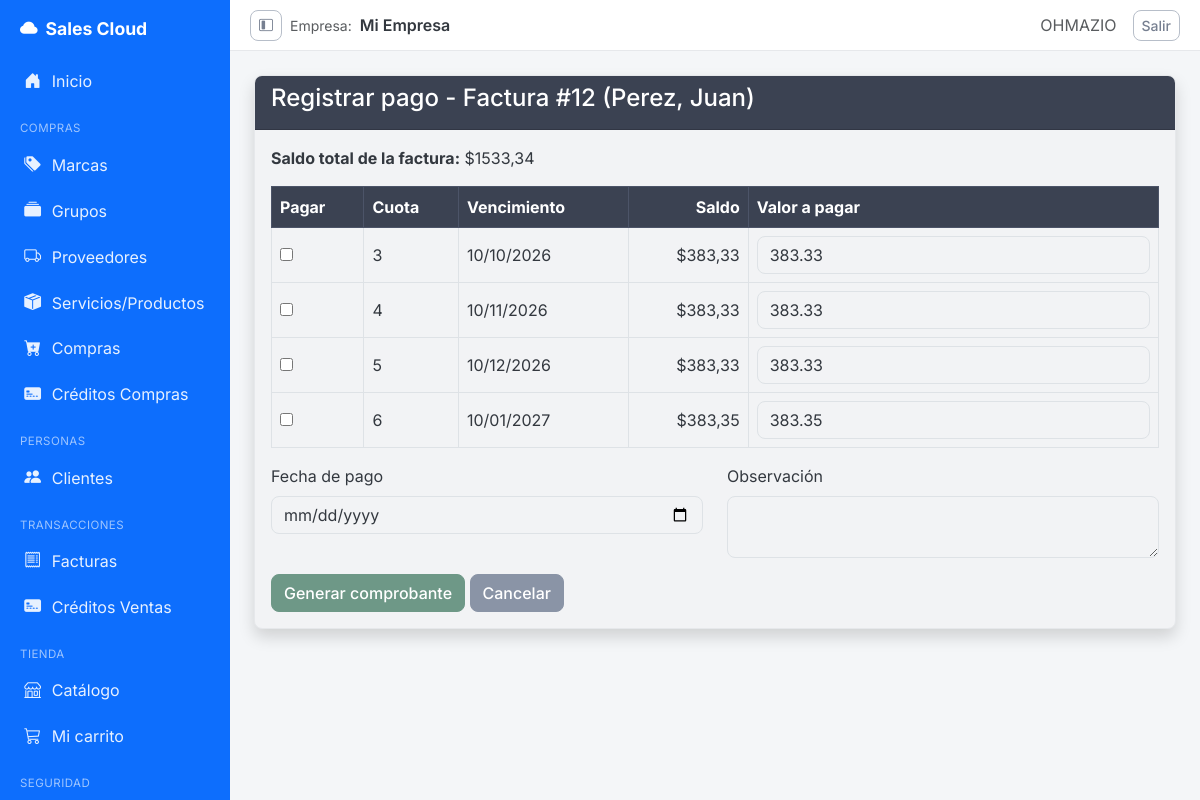
Screenshot of /creditos/facturas/12/pagos/nuevo/ (signed in) with the database file from the repository.
### billing/models.py (models this page shows, shortened)
class Invoice(models.Model):
    TIPO_PAGO_CONTADO = 'CONTADO'
    TIPO_PAGO_CREDITO = 'CREDITO'
    TIPO_PAGO_CHOICES = [
        (TIPO_PAGO_CONTADO, 'Contado'),
        (TIPO_PAGO_CREDITO, 'Crédito'),
    ]
    ESTADO_PENDIENTE = 'PENDIENTE'
    ESTADO_PAGADA = 'PAGADA'
    ESTADO_CHOICES = [
        (ESTADO_PENDIENTE, 'Pendiente'),
        (ESTADO_PAGADA, 'Pagada'),
    ]
    customer = models.ForeignKey(Customer, on_delete=models.PROTECT, related_name='invoices')
    invoice_date = models.DateTimeField(auto_now_add=True)
    subtotal = models.DecimalField(max_digits=12, decimal_places=2, default=0)
    tax = models.DecimalField(max_digits=12, decimal_places=2, default=0)
    total = models.DecimalField(max_digits=12, decimal_places=2, default=0)
    is_active = models.BooleanField(default=True)
    tipo_pago = models.CharField(max_length=10, choices=TIPO_PAGO_CHOICES, default=TIPO_PAGO_CONTADO)
    saldo = models.DecimalField(max_digits=10, decimal_places=2, default=0)
    estado = models.CharField(max_length=10, choices=ESTADO_CHOICES, default=ESTADO_PENDIENTE)
    class Meta:
        ordering = ['-invoice_date']
        permissions = [
            ('export_invoice', 'Can export invoice'),
            ('print_invoice', 'Can print invoice'),
        ]

class Customer(models.Model):
    DOCUMENT_CEDULA = 'CEDULA'
    DOCUMENT_RUC = 'RUC'
    DOCUMENT_CHOICES = [
        (DOCUMENT_CEDULA, 'Cédula'),
        (DOCUMENT_RUC, 'RUC'),
    ]
    dni = models.CharField(max_length=13, unique=True, verbose_name='DNI/RUC', validators=[validate_cedula_ec])
    document_type = models.CharField(max_length=10, choices=DOCUMENT_CHOICES, default=DOCUMENT_CEDULA, blank=True)
    business_name = models.CharField(max_length=200, blank=True, null=True, verbose_name='Razón Social')
    first_name = models.CharField(max_length=100)
    last_name = models.CharField(max_length=100)
    email = models.EmailField(blank=True, null=True)
    phone = models.CharField(max_length=20, blank=True, null=True)
    address = models.TextField(blank=True, null=True)
    is_active = models.BooleanField(default=True)
    created_at = models.DateTimeField(auto_now_add=True)
    updated_at = models.DateTimeField(auto_now=True)
    class Meta:
        ordering = ['last_name', 'first_name']
        permissions = [
            ('export_customer', 'Can export customer'),
            ('print_customer', 'Can print customer'),
        ]
    def __str__(self): return f'{self.last_name}, {self.first_name}'

### creditos_ventas/models.py (models this page shows, shortened)
class CuotaVenta(models.Model):
    ESTADO_PENDIENTE = 'PENDIENTE'
    ESTADO_PAGADA = 'PAGADA'
    ESTADO_CHOICES = [
        (ESTADO_PENDIENTE, 'Pendiente'),
        (ESTADO_PAGADA, 'Pagada'),
    ]
    factura = models.ForeignKey(Invoice, on_delete=models.PROTECT, related_name='cuotas')
    numero = models.PositiveIntegerField()
    fecha_vencimiento = models.DateField()
    valor = models.DecimalField(max_digits=10, decimal_places=2)
    saldo = models.DecimalField(max_digits=10, decimal_places=2)
    estado = models.CharField(max_length=10, choices=ESTADO_CHOICES, default=ESTADO_PENDIENTE)
    class Meta:
        verbose_name = 'Cuota de Venta'
        verbose_name_plural = 'Cuotas de Venta'
        ordering = ['factura', 'numero']
        unique_together = [('factura', 'numero')]

### creditos_ventas/views.py (the view, shortened to what this page needs)
# urls.py: path('facturas/<int:pk>/pagos/nuevo/', views.RegistrarPagoUnificadoView.as_view(), name='registrar_pago_unificado'),
class RegistrarPagoUnificadoView(LoginRequiredMixin, PermissionRequiredMixin, FormView):
    form_class = PagoUnificadoForm
    template_name = 'creditos_ventas/pago_unificado_form.html'
    permission_required = 'billing.change_invoice'
    permission_redirect_url = 'creditos_ventas:factura_list'
    def dispatch(self, request, *args, **kwargs):
        self.factura = get_object_or_404(Invoice, pk=kwargs['pk'])
        if not self.factura.cuotas.filter(estado=CuotaVenta.ESTADO_PENDIENTE).exists():
            messages.info(request, 'Esta factura no tiene cuotas pendientes de pago.')
            return redirect('creditos_ventas:factura_detail', pk=self.factura.pk)
        return super().dispatch(request, *args, **kwargs)
    def get_form_kwargs(self):
        kwargs = super().get_form_kwargs()
        kwargs['factura'] = self.factura
        return kwargs
    def get_context_data(self, **kwargs):
        context = super().get_context_data(**kwargs)
        context['factura'] = self.factura
        form = context['form']
        context['filas'] = [(cuota, form[f'pagar_{cuota.id}'], form[f'valor_{cuota.id}']) for cuota in form.cuotas]
        return context

### creditos_ventas/forms.py (shortened to what this page needs)
class PagoUnificadoForm(forms.Form):
    fecha = forms.DateField(
        label='Fecha de pago',
        widget=forms.DateInput(attrs={'class': 'form-control', 'type': 'date'}),
    )
    observacion = forms.CharField(
        required=False, label='Observación',
        widget=forms.Textarea(attrs={'class': 'form-control', 'rows': 2}),
    )
    def __init__(self, *args, factura=None, **kwargs):
        super().__init__(*args, **kwargs)
        self.factura = factura
        self.cuotas = list(factura.cuotas.filter(estado=CuotaVenta.ESTADO_PENDIENTE).order_by('numero'))
        for cuota in self.cuotas:
            self.fields[f'pagar_{cuota.id}'] = forms.BooleanField(
                required=False, label=f'Cuota {cuota.numero}',
            )
            self.fields[f'valor_{cuota.id}'] = forms.DecimalField(
                required=False, max_digits=10, decimal_places=2, initial=cuota.saldo,
                widget=forms.NumberInput(attrs={'class': 'form-control', 'step': '0.01'}),
            )

### security/templatetags/security_tags.py (called while the page is built)
@register.filter(name='has_group')
def has_group(user, group_name):
    if not user.is_authenticated:
        return False
    if user.is_superuser:      # el superusuario ve todo
        return True
    return user.groups.filter(name=group_name).exists()

### shared/mixins.py (called while the page is built)
    def dispatch(self, request, *args, **kwargs):
        if not request.user.has_perm(self.permission_required):
            messages.error(request, self.permission_error_message)
            return redirect(self.permission_redirect_url)
        return super().dispatch(request, *args, **kwargs)

### storefront/context_processors.py (called while the page is built)
def cart(request):
    return {'cart': Cart(request)}

### creditos_ventas/templates/creditos_ventas/pago_unificado_form.html (shortened to what this page needs)
{% extends 'billing/base_sidebar.html' %}
{% block content %}
<div class="card shadow mb-4">
  <div class="card-header bg-dark text-white">
    <h4>Registrar pago - Factura #{{ factura.id }} ({{ factura.customer }})</h4>
  </div>
  <div class="card-body">
    <p><strong>Saldo total de la factura:</strong> ${{ factura.saldo }}</p>
    <form method="post">
      <table class="table table-bordered align-middle">
        <thead class="table-dark">
          <tr>
            <th>Pagar</th><th>Cuota</th><th>Vencimiento</th>
            <th class="text-end">Saldo</th><th>Valor a pagar</th>
          </tr>
        </thead>
        <tbody>
          {% for cuota, pagar_field, valor_field in filas %}
          <tr>
            <td>{{ pagar_field }}</td>
            <td>{{ cuota.numero }}</td>
            <td>{{ cuota.fecha_vencimiento|date:"d/m/Y" }}</td>
            <td class="text-end">${{ cuota.saldo }}</td>
            <td>
              {{ valor_field }}
            </td>
          </tr>
          {% empty %}
          <tr><td colspan="5" class="text-center">No hay cuotas pendientes.</td></tr>
          {% endfor %}
        </tbody>
      </table>
      <div class="row mb-3">
        <div class="col-md-6">
          <label class="form-label">{{ form.fecha.label }}</label>
          {{ form.fecha }}
        </div>
        <div class="col-md-6">
          <label class="form-label">{{ form.observacion.label }}</label>
          {{ form.observacion }}
        </div>
      </div>
      <button type="submit" class="btn btn-success">Generar comprobante</button>
      <a href="{% url 'creditos_ventas:factura_detail' factura.pk %}" class="btn btn-secondary">Cancelar</a>
    </form>
  </div>
</div>
{% endblock %}

### billing/templates/billing/base_sidebar.html (shortened to what this page needs)
{% load security_tags %}
{% load static %}
<!DOCTYPE html>
<html lang="es">
<head>
  <link href="https://cdn.jsdelivr.net/npm/bootstrap@5.3.0/dist/css/bootstrap.min.css" rel="stylesheet">
  <link rel="stylesheet" href="https://cdn.jsdelivr.net/npm/bootstrap-icons@1.11.1/font/bootstrap-icons.css">
  <link rel="stylesheet" href="{% static 'css/theme.css' %}">
</head>
<body>
<aside class="app-sidebar" id="appSidebar">
  <a class="brand" href="{% url 'billing:home' %}"><i class="bi bi-cloud-fill"></i><span>Sales Cloud</span></a>
  <nav class="nav flex-column">
    <a class="nav-link" href="{% url 'billing:home' %}" title="Inicio"><i class="bi bi-house-door-fill"></i><span>Inicio</span></a>
    {% if user.is_authenticated %}
    {% if user|has_group:'Analista de Compras' or user|has_group:'Administrador' %}
    <div class="nav-section-title">Compras</div>
    <a class="nav-link" href="{% url 'billing:brand_list' %}" title="Marcas"><i class="bi bi-tags-fill"></i><span>Marcas</span></a>
    <a class="nav-link" href="{% url 'billing:productgroup_list' %}" title="Grupos"><i class="bi bi-collection-fill"></i><span>Grupos</span></a>
    <a class="nav-link" href="{% url 'billing:supplier_list' %}" title="Proveedores"><i class="bi bi-truck"></i><span>Proveedores</span></a>
    <a class="nav-link" href="{% url 'billing:product_list' %}" title="Servicios/Productos"><i class="bi bi-box-seam-fill"></i><span>Servicios/Productos</span></a>
    <a class="nav-link" href="{% url 'purchasing:purchase_list' %}" title="Compras"><i class="bi bi-cart-plus-fill"></i><span>Compras</span></a>
    <a class="nav-link" href="{% url 'creditos_compras:compra_list' %}" title="Créditos Compras"><i class="bi bi-credit-card-2-front-fill"></i><span>Créditos Compras</span></a>
    {% endif %}
    {% if user|has_group:'Vendedor' or user|has_group:'Administrador' %}
    <div class="nav-section-title">Personas</div>
    <a class="nav-link" href="{% url 'billing:customer_list' %}" title="Clientes"><i class="bi bi-people-fill"></i><span>Clientes</span></a>
    <div class="nav-section-title">Transacciones</div>
    <a class="nav-link" href="{% url 'billing:invoice_list' %}" title="Facturas"><i class="bi bi-receipt"></i><span>Facturas</span></a>
    <a class="nav-link" href="{% url 'creditos_ventas:factura_list' %}" title="Créditos Ventas"><i class="bi bi-credit-card-2-front-fill"></i><span>Créditos Ventas</span></a>
    {% endif %}
    {% if user|has_group:'Cliente' %}
    <div class="nav-section-title">Tienda</div>
    <a class="nav-link" href="{% url 'storefront:catalog' %}" title="Catálogo"><i class="bi bi-shop"></i><span>Catálogo</span></a>
    <a class="nav-link" href="{% url 'storefront:cart_detail' %}" title="Mi carrito"><i class="bi bi-cart3"></i><span>Mi carrito</span></a>
    {% endif %}
    {% if user|has_group:'Administrador' %}
    <div class="nav-section-title">Seguridad</div>
    {% endif %}
    {% endif %}
  </nav>
</aside>
<div class="app-main">
  <header class="app-topbar">
    <div class="d-flex align-items-center gap-2">
      <button class="btn btn-sm btn-outline-secondary d-none d-md-inline-flex" type="button"
              id="sidebarToggle" title="Colapsar/expandir menú">
        <i class="bi bi-layout-sidebar-inset"></i>
      </button>
      <span class="text-muted small">Empresa:</span>
      <span class="fw-semibold">{{ request.session.company_name|default:"Mi Empresa" }}</span>
    </div>
    <div class="d-flex align-items-center gap-3">
      {% if user.is_authenticated %}
        <span class="text-muted">{{ user.username|upper }}</span>
        <form method="post" action="{% url 'logout' %}" class="d-inline">
          <button type="submit" class="btn btn-sm btn-outline-secondary">Salir</button>
        </form>
      {% else %}
        <a href="{% url 'login' %}" class="btn btn-sm btn-primary">Iniciar sesión</a>
      {% endif %}
    </div>
  </header>
  <div class="app-content">
    {% block content %}{% endblock %}
  </div>
</div>
</body>
</html>

### static/css/theme.css (style rules this page uses)
:root { --bs-primary: #5C7A99; --bs-primary-rgb: 92, 122, 153; --bs-secondary: #8A94A6; --bs-secondary-rgb: 138, 148, 166; --bs-success: #6E9887; --bs-success-rgb: 110, 152, 135; --bs-info: #6FA3AC; --bs-info-rgb: 111, 163, 172; --bs-warning: #DDA85B; --bs-warning-rgb: 221, 168, 91; --bs-danger: #C1666B; --bs-danger-rgb: 193, 102, 107; --bs-light: #F4F5F7; --bs-light-rgb: 244, 245, 247; --bs-dark: #3B4252; --bs-dark-rgb: 59, 66, 82; --bs-body-bg: #F2F3F5; --bs-body-color: #33383F; --bs-link-color: #4E6883; --bs-link-hover-color: #3E5468; --bs-border-radius: 0.5rem; --bs-border-radius-lg: 0.75rem; --bs-border-radius-sm: 0.35rem; }
body { font-family: 'Inter', -apple-system, BlinkMacSystemFont, 'Segoe UI', sans-serif; background-color: var(--bs-body-bg); color: var(--bs-body-color); }
.card { border: 1px solid #E6E8EB; box-shadow: 0 1px 3px rgba(0, 0, 0, .06); }
.card-header.bg-dark { background-color: #3B4252 !important; }
.btn { border-radius: var(--bs-border-radius); font-weight: 500; }
.btn-secondary, .btn-outline-secondary:hover { --bs-btn-bg: #8A94A6; --bs-btn-border-color: #8A94A6; --bs-btn-hover-bg: #767F90; --bs-btn-hover-border-color: #767F90; --bs-btn-active-bg: #6C7688; --bs-btn-active-border-color: #6C7688; }
.btn-outline-secondary { --bs-btn-color: #767F90; --bs-btn-border-color: #B7BEC9; --bs-btn-hover-bg: #8A94A6; --bs-btn-hover-border-color: #8A94A6; }
.btn-success { --bs-btn-bg: #6E9887; --bs-btn-border-color: #6E9887; --bs-btn-hover-bg: #5E8676; --bs-btn-hover-border-color: #5E8676; --bs-btn-active-bg: #547A6B; --bs-btn-active-border-color: #547A6B; --bs-btn-disabled-bg: #6E9887; --bs-btn-disabled-border-color: #6E9887; --bs-btn-focus-shadow-rgb: 110, 152, 135; }
.table-dark { --bs-table-bg: #3B4252; --bs-table-striped-bg: #434A5C; --bs-table-hover-bg: #4A5266; --bs-table-active-bg: #4A5266; --bs-table-border-color: #4C5468; }
a { text-decoration: none; }

### billing/templates/billing/base_sidebar.html (style rules this page uses)
:root { --sidebar-width: 230px; --sidebar-width-collapsed: 64px; --siigo-blue: #0d6efd; }
body { background: #f4f6f8; }
.app-sidebar { position: fixed; top: 0; left: 0; bottom: 0; width: var(--sidebar-width); background: var(--siigo-blue); overflow-x: hidden; overflow-y: auto; z-index: 1030; transition: width .2s ease; }
.app-sidebar .brand { color: #fff; font-weight: 700; font-size: 1.1rem; padding: 1rem 1.25rem; display: flex; align-items: center; gap: .5rem; white-space: nowrap; }
.app-sidebar .nav-link { color: rgba(255,255,255,.9); padding: .65rem 1.25rem; display: flex; align-items: center; gap: .6rem; border-left: 3px solid transparent; white-space: nowrap; }
.app-sidebar .nav-link i { font-size: 1.05rem; width: 1.2rem; text-align: center; flex-shrink: 0; }
.app-sidebar .nav-section-title { color: rgba(255,255,255,.6); font-size: .72rem; text-transform: uppercase; letter-spacing: .04em; padding: 1rem 1.25rem .25rem; white-space: nowrap; }
.app-main { margin-left: var(--sidebar-width); transition: margin-left .2s ease; }
.app-topbar { background: #fff; border-bottom: 1px solid #e6e8eb; padding: .6rem 1.25rem; display: flex; align-items: center; justify-content: space-between; gap: 1rem; }
.app-content { padding: 1.5rem; }
#sidebarToggle { cursor: pointer; }

### rows the page displays
Invoice: id "12", customer "Perez, Juan", saldo "1533,34"
CuotaVenta: numero "3", fecha_vencimiento "10/10/2026", saldo "383,33", valor_field "383.33"
CuotaVenta: numero "4", fecha_vencimiento "10/11/2026", saldo "383,33", valor_field "383.33"
CuotaVenta: numero "5", fecha_vencimiento "10/12/2026", saldo "383,33", valor_field "383.33"
CuotaVenta: numero "6", fecha_vencimiento "10/01/2027", saldo "383,35", valor_field "383.35"

### other values shown
{{ request.session.company_name|default:"Mi Empresa" }} "Mi Empresa"
{{ user.username|upper }} "OHMAZIO"
